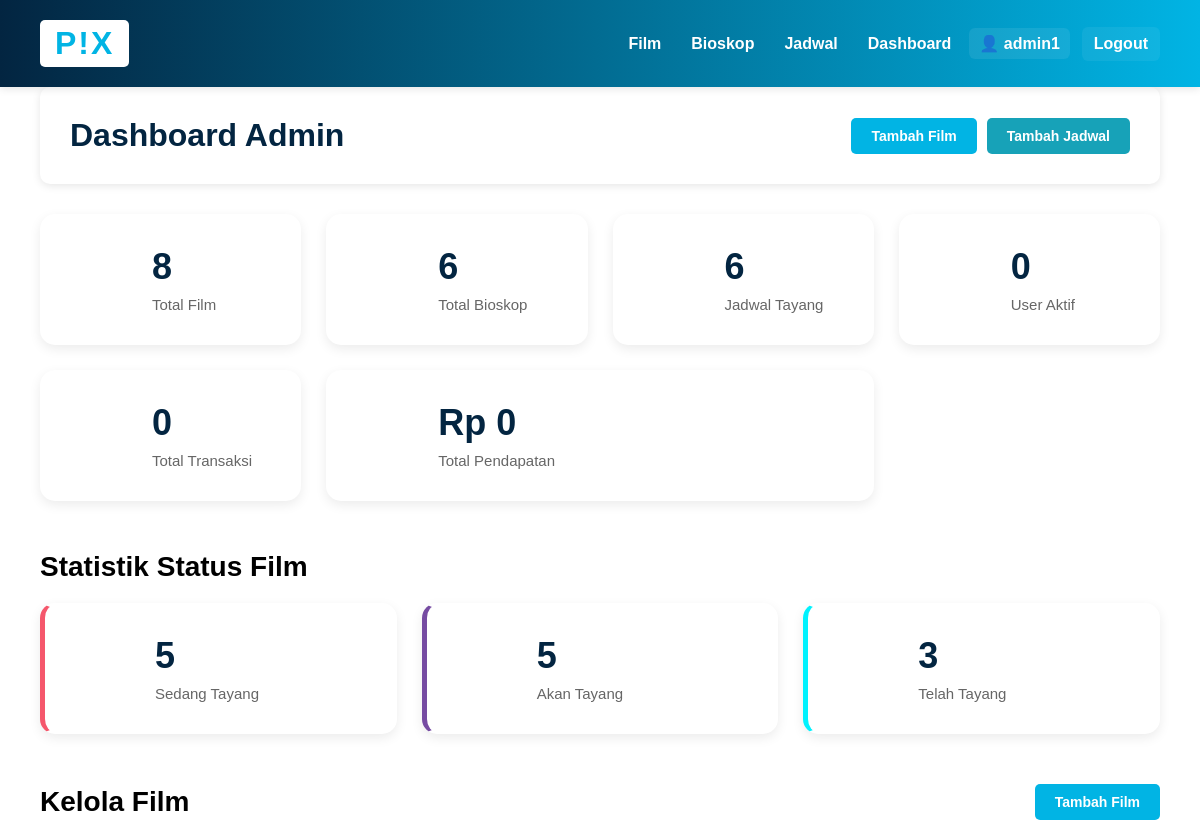
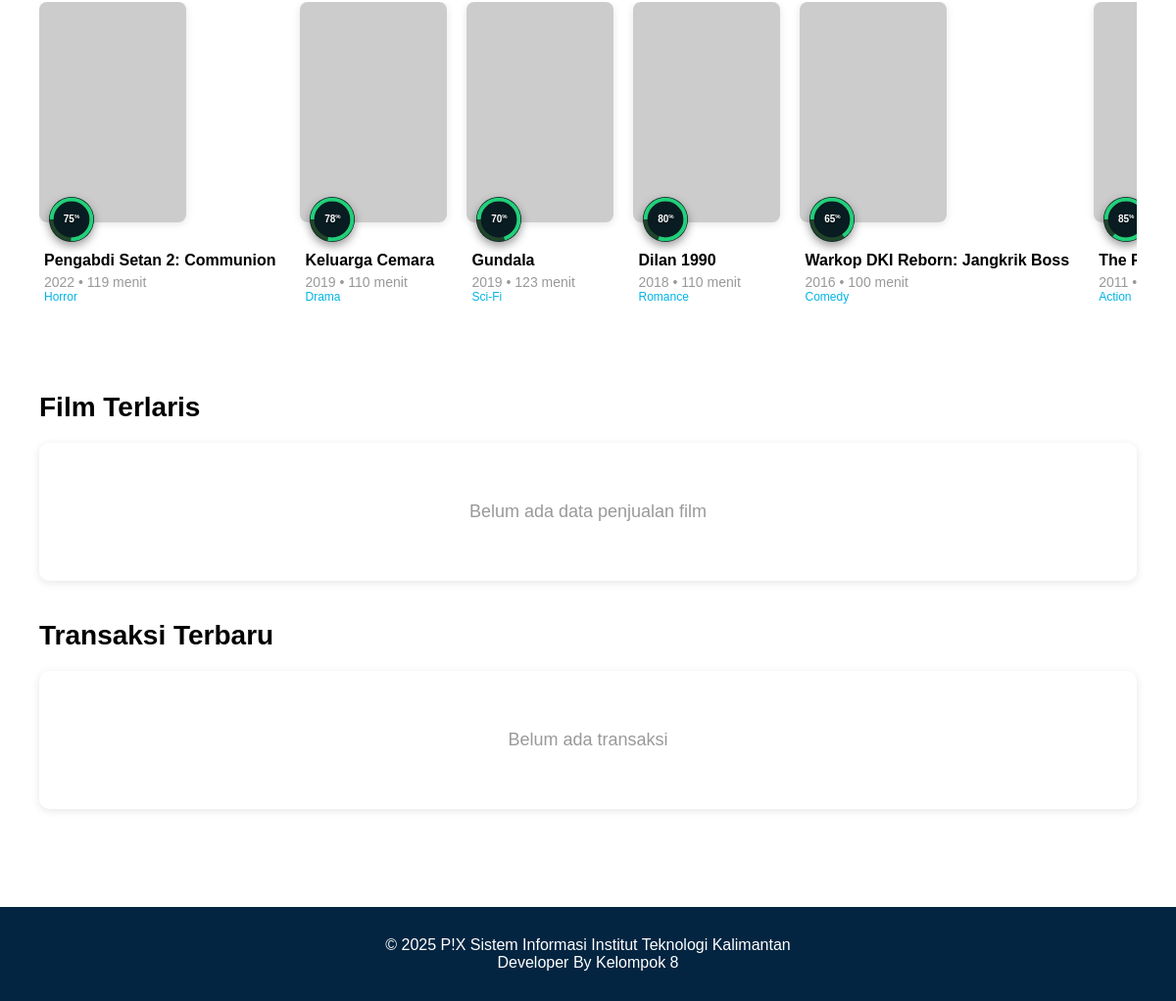
/index.php?module=admin&action=dashboard (signed in), run on the app's committed database (2 pictures, top to bottom).
### tables this page shows
CREATE TABLE Film (
    id_film INT PRIMARY KEY AUTO_INCREMENT,
    judul_film VARCHAR(200) NOT NULL,
    tahun_rilis YEAR NOT NULL,
    durasi_menit INT NOT NULL,
    sipnosis TEXT,
    rating DECIMAL(3,1),
    poster_url VARCHAR(500) DEFAULT 'https://via.placeholder.com/300x450',
    id_genre INT,
    created_at TIMESTAMP DEFAULT CURRENT_TIMESTAMP,
    updated_at TIMESTAMP DEFAULT CURRENT_TIMESTAMP ON UPDATE CURRENT_TIMESTAMP,
    FOREIGN KEY (id_genre) REFERENCES Genre(id_genre) ON DELETE SET NULL
);

CREATE TABLE Genre (
    id_genre INT PRIMARY KEY AUTO_INCREMENT,
    nama_genre VARCHAR(50) NOT NULL,
    deskripsi TEXT,
    created_at TIMESTAMP DEFAULT CURRENT_TIMESTAMP
);

### controllers/AdminController.php (called while the page is built, shortened)
<?php
require_once 'config/database.php';
require_once 'models/Film.php';
require_once 'models/Transaksi.php';
require_once 'models/QueryBuilder.php';
class AdminController {
    private $db;
    private $film;
    private $transaksi;
    private $qb;
    public function __construct() {
        $database = new Database();
        $this->db = $database->getConnection();
        $this->film = new Film($this->db);
        $this->transaksi = new Transaksi($this->db);
        $this->qb = new QueryBuilder($this->db);
    }
    public function dashboard() {
        $totalFilms = $this->qb->reset()->table('Film')->count();
        $totalBioskops = $this->qb->reset()->table('Bioskop')->count();
        $totalJadwals = $this->qb->reset()->table('Jadwal_Tayang')->count();
        $totalUsers = $this->qb->reset()->table('User')->count();
        $totalTransaksi = $this->transaksi->countTotal();
        $totalRevenue = $this->transaksi->getTotalRevenue();
        $query = "SELECT t.*,
                         u.nama_lengkap as nama_user,
                         u.email,
                         u.no_telpon
                  FROM Transaksi t
                  LEFT JOIN User u ON t.id_user = u.id_user
                  ORDER BY t.tanggal_transaksi DESC
                  LIMIT 10";
        $stmt = $this->db->prepare($query);
        $stmt->execute();
        $recentTransactions = $stmt->fetchAll(PDO::FETCH_ASSOC);
        $query = "SELECT
                    f.id_film,
                    f.judul_film,
                    f.poster_url,
                    COUNT(DISTINCT t.id_transaksi) as total_transaksi,
                    COALESCE(SUM(t.jumlah_tiket), 0) as total_tiket,
                    COALESCE(SUM(t.total_harga), 0) as total_pendapatan
                  FROM Film f
                  LEFT JOIN Jadwal_Tayang jt ON f.id_film = jt.id_film
                  LEFT JOIN Detail_Transaksi dt ON jt.id_tayang = dt.id_jadwal_tayang
                  LEFT JOIN Transaksi t ON dt.id_transaksi = t.id_transaksi
                    AND t.status_pembayaran = 'berhasil'
                  GROUP BY f.id_film, f.judul_film, f.poster_url
                  HAVING total_tiket > 0
                  ORDER BY total_tiket DESC
                  LIMIT 5";
        $stmt = $this->db->prepare($query);
        $stmt->execute();
        $topFilms = $stmt->fetchAll(PDO::FETCH_ASSOC);
        $stmt = $this->film->readAll();
        $films = $stmt->fetchAll(PDO::FETCH_ASSOC);
        require_once 'views/admin/dashboard.php';
    }
}
?>

### config/database.php (called while the page is built, shortened)
<?php
class Database {
    private $host = "localhost";
    private $db_name = "pix_database";
    private $username = "root";
    private $password = "";
    public function getConnection() {
        $this->conn = null;
        try {
            $this->conn = new PDO(
                "mysql:host=" . $this->host . ";dbname=" . $this->db_name,
                $this->username,
                $this->password
            );
            $this->conn->setAttribute(PDO::ATTR_ERRMODE, PDO::ERRMODE_EXCEPTION);
            $this->conn->exec("set names utf8mb4");
        } catch(PDOException $exception) {
            echo "Connection error: " . $exception->getMessage();
        }
        return $this->conn;
    }
}
?>

### models/QueryBuilder.php (called while the page is built, shortened)
<?php
class QueryBuilder {
    private $pdo;
    private $table;
    private $bindings = [];
    private $select = '*';
    private $joins = [];
    private $wheres = [];
    private $orderBy = [];
    public function __construct($pdo) {
        $this->pdo = $pdo;
    }
    public function table($table) {
        $this->table = $table;
        return $this;
    }
    public function select($columns = '*') {
        if (is_array($columns)) {
            $this->select = implode(', ', $columns);
        } else {
            $this->select = $columns;
        }
        return $this;
    }
    public function join($table, $first, $operator, $second, $type = 'INNER') {
        $this->joins[] = "$type JOIN $table ON $first $operator $second";
        return $this;
    }
    public function leftJoin($table, $first, $operator, $second) {
        return $this->join($table, $first, $operator, $second, 'LEFT');
    }
    public function where($column, $operator, $value = null) {
        $placeholder = ':where_' . count($this->bindings);
        $this->wheres[] = "$column $operator $placeholder";
        $this->bindings[$placeholder] = $value;
        return $this;
    }
    public function orderBy($column, $direction = 'ASC') {
        $this->orderBy[] = "$column $direction";
        return $this;
    }
    private function buildSelectQuery() {
        $query = "SELECT {$this->select} FROM {$this->table}";
        if (!empty($this->joins)) {
            $query .= ' ' . implode(' ', $this->joins);
        }
        if (!empty($this->wheres)) {
            $query .= ' WHERE ' . implode(' AND ', $this->wheres);
        }
        if (!empty($this->orderBy)) {
            $query .= ' ORDER BY ' . implode(', ', $this->orderBy);
        }
        return $query;
    }
    public function get() {
        $query = $this->buildSelectQuery();
        $stmt = $this->pdo->prepare($query);
        $stmt->execute($this->bindings);
        return $stmt;
    }
    public function count() {
        $originalSelect = $this->select;
        $this->select = 'COUNT(*) as total';
        $query = $this->buildSelectQuery();
        $stmt = $this->pdo->prepare($query);
        $stmt->execute($this->bindings);
        $result = $stmt->fetch(PDO::FETCH_ASSOC);
        $this->select = $originalSelect;
        return (int) $result['total'];
    }
    public function reset() {
        $this->bindings = [];
        $this->select = '*';
        $this->joins = [];
        $this->wheres = [];
        $this->orderBy = [];
        $this->limit = null;
        $this->offset = null;
        return $this;
    }
}
?>

### models/Transaksi.php (called while the page is built, shortened)
<?php
require_once 'models/QueryBuilder.php';
class Transaksi {
    private $conn;
    private $qb;
    private $table_name = "Transaksi";
    public function __construct($db) {
        $this->conn = $db;
        $this->qb = new QueryBuilder($db);
    }
    public function countTotal() {
        return $this->qb->reset()
            ->table($this->table_name)
            ->count();
    }
    public function getTotalRevenue() {
        $query = "SELECT SUM(total_harga) as total FROM " . $this->table_name . "
                  WHERE status_pembayaran = 'berhasil'";
        $stmt = $this->conn->prepare($query);
        $stmt->execute();
        $row = $stmt->fetch(PDO::FETCH_ASSOC);
        return $row['total'] ?? 0;
    }
}
?>

### models/Film.php (called while the page is built, shortened)
<?php
require_once 'models/QueryBuilder.php';
class Film {
    private $conn;
    private $qb;
    private $table_name = "Film";
    public function __construct($db) {
        $this->conn = $db;
        $this->qb = new QueryBuilder($db);
    }
    public function readAll() {
        $stmt = $this->qb->reset()
            ->table($this->table_name . ' f')
            ->select('f.*, g.nama_genre')
            ->leftJoin('Genre g', 'f.id_genre', '=', 'g.id_genre')
            ->orderBy('f.tahun_rilis', 'DESC')
            ->get();
        return $stmt;
    }
public function readAkanTayang() {
    $query = "SELECT DISTINCT f.*, g.nama_genre
              FROM " . $this->table_name . " f
              LEFT JOIN Genre g ON f.id_genre = g.id_genre
              LEFT JOIN Jadwal_Tayang jt ON f.id_film = jt.id_film
              WHERE jt.tanggal_tayang > CURDATE()
                AND NOT EXISTS (
                    SELECT 1 FROM Jadwal_Tayang jt2
                    WHERE jt2.id_film = f.id_film
                    AND jt2.tanggal_tayang <= CURDATE()
                )
              GROUP BY f.id_film
              ORDER BY f.tahun_rilis DESC";
    $stmt = $this->conn->prepare($query);
    $stmt->execute();
    return $stmt;
}
public function readSedangTayang() {
    $query = "SELECT DISTINCT f.*, g.nama_genre
              FROM " . $this->table_name . " f
              LEFT JOIN Genre g ON f.id_genre = g.id_genre
              INNER JOIN Jadwal_Tayang jt ON f.id_film = jt.id_film
              WHERE CONCAT(jt.tanggal_tayang, ' ', jt.jam_selesai) >= NOW()
                AND jt.tanggal_tayang <= DATE_ADD(CURDATE(), INTERVAL 7 DAY)
              GROUP BY f.id_film
              ORDER BY f.tahun_rilis DESC";
    $stmt = $this->conn->prepare($query);
    $stmt->execute();
    return $stmt;
}
public function readTelahTayang() {
    $query = "SELECT DISTINCT f.*, g.nama_genre
              FROM " . $this->table_name . " f
              LEFT JOIN Genre g ON f.id_genre = g.id_genre
              LEFT JOIN Jadwal_Tayang jt ON f.id_film = jt.id_film
              WHERE NOT EXISTS (
                    SELECT 1 FROM Jadwal_Tayang jt2
                    WHERE jt2.id_film = f.id_film
                    AND CONCAT(jt2.tanggal_tayang, ' ', jt2.jam_selesai) >= NOW()
                )
              GROUP BY f.id_film
              ORDER BY f.tahun_rilis DESC";
    $stmt = $this->conn->prepare($query);
    $stmt->execute();
    return $stmt;
}
public function countByStatus($status) {
    switch($status) {
        case 'akan_tayang':
            $stmt = $this->readAkanTayang();
            break;
        case 'sedang_tayang':
            $stmt = $this->readSedangTayang();
            break;
        case 'telah_tayang':
            $stmt = $this->readTelahTayang();
            break;
    }
    return $stmt->rowCount();
}
}
?>

### views/admin/dashboard.php (the view, shortened to what this page needs)
<?php require_once 'views/layouts/header.php'; ?>
<div class="container">
    <div class="header-section">
        <h1>Dashboard Admin</h1>
        <div style="display: flex; gap: 10px;">
            <a href="index.php?module=admin&action=createFilm" class="btn btn-primary">Tambah Film</a>
            <a href="index.php?module=jadwal&action=create" class="btn btn-info">Tambah Jadwal</a>
        </div>
    </div>
    <div class="stats-grid">
        <div class="stat-card">
            <div class="stat-info">
                <h3><?php echo $totalFilms; ?></h3>
                <p>Total Film</p>
            </div>
        </div>
        <div class="stat-card">
            <div class="stat-info">
                <h3><?php echo $totalBioskops; ?></h3>
                <p>Total Bioskop</p>
            </div>
        </div>
        <div class="stat-card">
            <div class="stat-info">
                <h3><?php echo $totalJadwals; ?></h3>
                <p>Jadwal Tayang</p>
            </div>
        </div>
        <div class="stat-card">
            <div class="stat-info">
                <h3><?php echo $totalUsers; ?></h3>
                <p>User Aktif</p>
            </div>
        </div>
        <div class="stat-card">
            <div class="stat-info">
                <h3><?php echo $totalTransaksi; ?></h3>
                <p>Total Transaksi</p>
            </div>
        </div>
        <div class="stat-card" style="grid-column: span 2;">
            <div class="stat-info">
                <h3>Rp <?php echo number_format($totalRevenue, 0, ',', '.'); ?></h3>
                <p>Total Pendapatan</p>
            </div>
        </div>
    </div>
    <div class="section-header" style="margin-top: 40px;">
        <h2> Statistik Status Film</h2>
    </div>
    <div class="stats-grid" style="grid-template-columns: repeat(3, 1fr);">
        <?php
        require_once 'models/Film.php';
        $filmModel = new Film($this->db);
        $countSedangTayang = $filmModel->countByStatus('sedang_tayang');
        $countAkanTayang = $filmModel->countByStatus('akan_tayang');
        $countTelahTayang = $filmModel->countByStatus('telah_tayang');
        ?>
        <div class="stat-card" style="border-left: 5px solid #f5576c;">
            <div class="stat-info">
                <h3><?php echo $countSedangTayang; ?></h3>
                <p>Sedang Tayang</p>
            </div>
        </div>
        <div class="stat-card" style="border-left: 5px solid #764ba2;">
            <div class="stat-info">
                <h3><?php echo $countAkanTayang; ?></h3>
                <p>Akan Tayang</p>
            </div>
        </div>
        <div class="stat-card" style="border-left: 5px solid #00f2fe;">
            <div class="stat-info">
                <h3><?php echo $countTelahTayang; ?></h3>
                <p>Telah Tayang</p>
            </div>
        </div>
    </div>
    <div class="section-header" style="margin-top: 40px;">
        <h2>Kelola Film</h2>
        <a href="index.php?module=admin&action=createFilm" class="btn btn-primary">Tambah Film</a>
    </div>
    <?php if(empty($films)): ?>
        <div class="empty-state">
            <p>Belum ada film</p>
            <a href="index.php?module=admin&action=createFilm" class="btn btn-primary">Tambah Film Pertama</a>
        </div>
    <?php else: ?>
        <div class="movie-scroll" style="margin-bottom: 40px;">
            <?php foreach($films as $film): ?>
                <div class="movie-card-scroll">
                    <div class="movie-poster-scroll">
                        <img src="<?php echo htmlspecialchars($film['poster_url'] ?? 'https://via.placeholder.com/150x225'); ?>"
                             alt="<?php echo htmlspecialchars($film['judul_film']); ?>">
                        <div class="rating-badge">
                            <span class="rating-circle">
                                <svg viewBox="0 0 36 36">
                                    <path d="M18 2.0845 a 15.9155 15.9155 0 0 1 0 31.831 a 15.9155 15.9155 0 0 1 0 -31.831"
                                        fill="none" stroke="#204529" stroke-width="3"/>
                                    <path d="M18 2.0845 a 15.9155 15.9155 0 0 1 0 31.831 a 15.9155 15.9155 0 0 1 0 -31.831"
                                        fill="none" stroke="#21d07a" stroke-width="3"
                                        stroke-dasharray="<?php echo ($film['rating'] * 10) . ', 100'; ?>"/>
                                </svg>
                                <span class="rating-number"><?php echo number_format($film['rating'] * 10, 0); ?></span>
                            </span>
                        </div>
                    </div>
                    <div class="movie-info-scroll">
                        <h3><?php echo htmlspecialchars($film['judul_film']); ?></h3>
                        <p class="movie-date"><?php echo $film['tahun_rilis']; ?> • <?php echo $film['durasi_menit']; ?> menit</p>
                        <p style="font-size: 12px; color: #01b4e4;">
                            <?php echo htmlspecialchars($film['nama_genre'] ?? 'No Genre'); ?>
                        </p>
                    </div>
                </div>
            <?php endforeach; ?>
        </div>
    <?php endif; ?>
    <div class="section-header" style="margin-top: 40px;">
        <h2>Film Terlaris</h2>
    </div>
    <?php if(empty($topFilms)): ?>
        <div class="empty-state">
            <p>Belum ada data penjualan film</p>
        </div>
    <?php endif; ?>
    <div class="section-header" style="margin-top: 40px;">
        <h2>Transaksi Terbaru</h2>
    </div>
    <?php if(empty($recentTransactions)): ?>
        <div class="empty-state">
            <p>Belum ada transaksi</p>
        </div>
    <?php endif; ?>
</div>
<?php require_once 'views/layouts/footer.php'; ?>

### data on the page
film: $film['rating']*10 "75", judul_film "Pengabdi Setan 2: Communion", tahun_rilis "2022", durasi_menit "119", id_genre.nama_genre "Horror"
film: $film['rating']*10 "78", judul_film "Keluarga Cemara", tahun_rilis "2019", durasi_menit "110", id_genre.nama_genre "Drama"
film: $film['rating']*10 "70", judul_film "Gundala", tahun_rilis "2019", durasi_menit "123", id_genre.nama_genre "Sci-Fi"
film: $film['rating']*10 "80", judul_film "Dilan 1990", tahun_rilis "2018", durasi_menit "110", id_genre.nama_genre "Romance"
film: $film['rating']*10 "65", judul_film "Warkop DKI Reborn: Jangkrik Boss", tahun_rilis "2016", durasi_menit "100", id_genre.nama_genre "Comedy"
film: $film['rating']*10 "85", judul_film "The…", tahun_rilis "2011", id_genre.nama_genre "Action"

### other printed values
$_SESSION['admin_username'] "admin1"
$totalFilms "8"
$totalBioskops "6"
$totalJadwals "6"
$totalUsers "0"
$totalTransaksi "0"
$totalRevenue "0"
$countSedangTayang "5"
$countAkanTayang "5"
$countTelahTayang "3"
